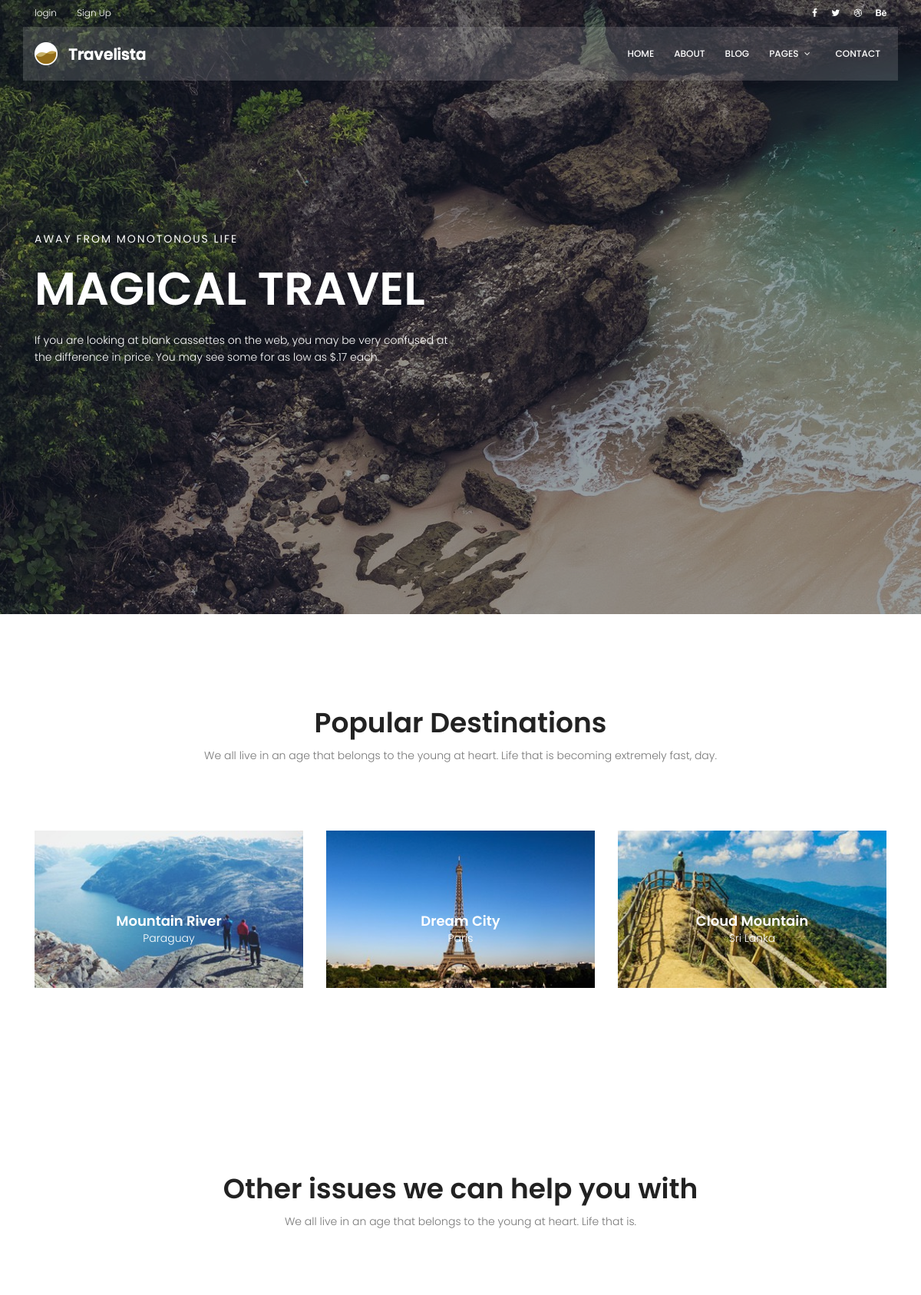
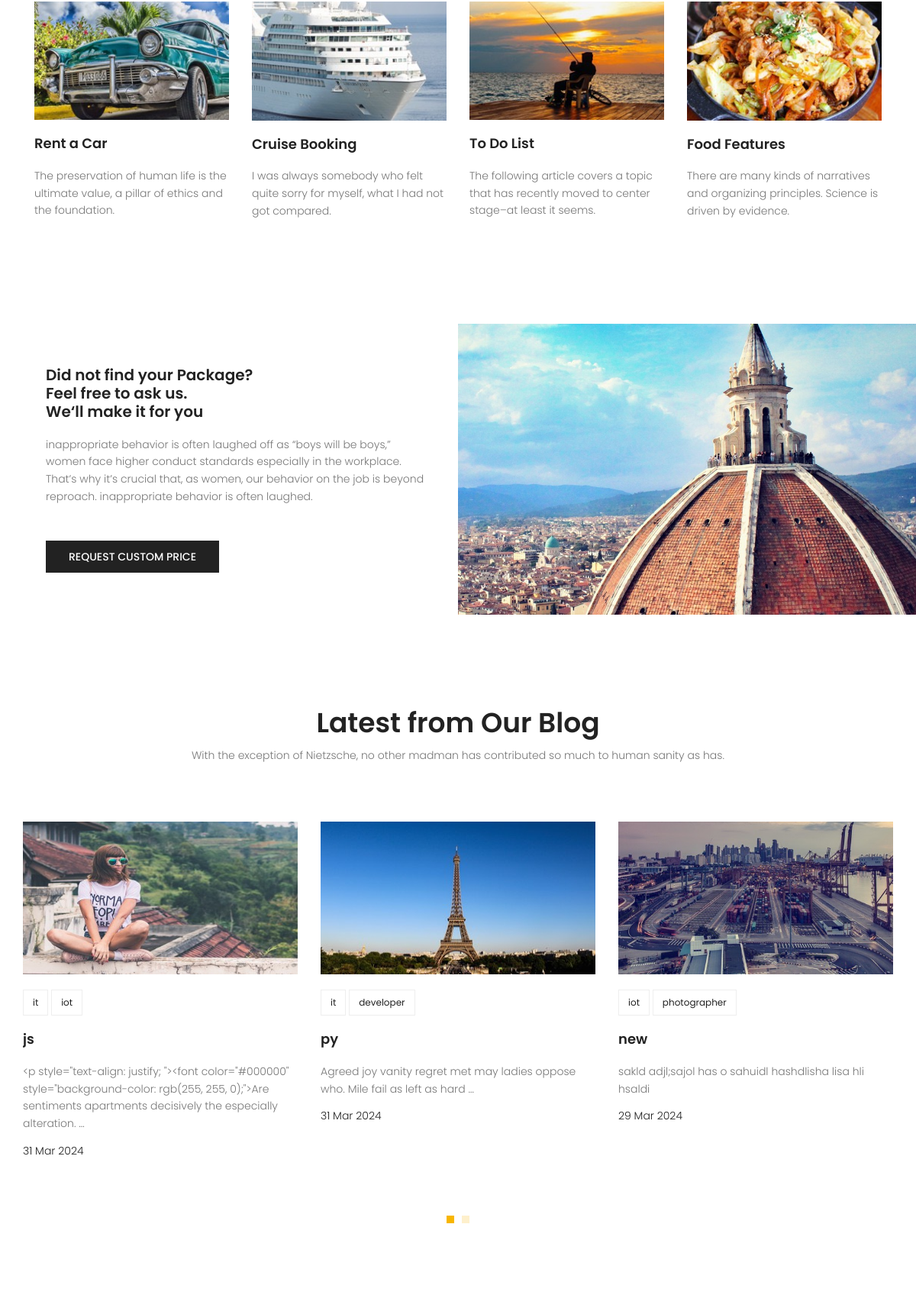
The page / (upper part) on the database its author committed (2 pictures, top to bottom).
### blog/models.py (models this page shows, shortened)
class Post(models.Model):
    title = models.CharField(max_length=150)
    content = models.TextField()
    author = models.ForeignKey(User, on_delete=models.SET_NULL, null = True)
    category = models.ManyToManyField(Categories)
    tag = TaggableManager()
    image = models.ImageField(upload_to='blog/',default='blog/default.jpg')
    status = models.BooleanField(default = False)
    published_date = models.DateTimeField(null = True)
    counted_views = models.IntegerField(default = 0)
    login_required = models.BooleanField(default = False)
    created_date = models.DateTimeField(auto_now_add = True)
    updated_date = models.DateTimeField(auto_now = True)
    class Meta:
        ordering = ['-published_date']

### website/views.py (the view)
# urls.py: path('',index,name='index'),
def index(request):
    return render(request,'website/index.html')

### blog/templatetags/blog_tags.py (called while the page is built)
@register.inclusion_tag('website/latest_posts.html')
def latest_posts(args=6):
    posts = Post.objects.filter(status=1,published_date__lte = timezone.now()).order_by('-published_date')[:args]
    return {'posts':posts}

### templates/website/index.html (shortened to what this page needs)
{% extends 'base.html' %}
{% load static %}
{% load blog_tags %}
{% block content %}
  <section class="banner-area relative">
    <div class="overlay overlay-bg"></div>
    <div class="container">
      <div class="row fullscreen align-items-center justify-content-between">
        <div class="col-lg-6 col-md-6 banner-left">
          <h6 class="text-white">Away from monotonous life</h6>
          <h1 class="text-white">Magical Travel</h1>
          <p class="text-white">If you are looking at blank cassettes on the web, you may be very confused at the difference in price. You may see some for as low as $.17 each.</p>
        </div>
      </div>
    </div>
  </section>
  <section class="popular-destination-area section-gap">
    <div class="container">
      <div class="row d-flex justify-content-center">
        <div class="menu-content pb-70 col-lg-8">
          <div class="title text-center">
            <h1 class="mb-10">Popular Destinations</h1>
            <p>We all live in an age that belongs to the young at heart. Life that is becoming extremely fast, day.</p>
          </div>
        </div>
      </div>
      <div class="row">
        <div class="col-lg-4">
          <div class="single-destination relative">
            <div class="thumb relative">
              <img class="img-fluid" src="{% static 'img/d1.jpg' %}" alt="" />
            </div>
            <div class="desc">
              <h4>Mountain River</h4>
              <p>Paraguay</p>
            </div>
          </div>
        </div>
        <div class="col-lg-4">
          <div class="single-destination relative">
            <div class="thumb relative">
              <img class="img-fluid" src="{% static 'img/d2.jpg' %}" alt="" />
            </div>
            <div class="desc">
              <h4>Dream City</h4>
              <p>Paris</p>
            </div>
          </div>
        </div>
        <div class="col-lg-4">
          <div class="single-destination relative">
            <div class="thumb relative">
              <img class="img-fluid" src="{% static 'img/d3.jpg' %}" alt="" />
            </div>
            <div class="desc">
              <h4>Cloud Mountain</h4>
              <p>Sri Lanka</p>
            </div>
          </div>
        </div>
      </div>
    </div>
  </section>
  <section class="other-issue-area section-gap">
    <div class="container">
      <div class="row d-flex justify-content-center">
        <div class="menu-content pb-70 col-lg-9">
          <div class="title text-center">
            <h1 class="mb-10">Other issues we can help you with</h1>
            <p>We all live in an age that belongs to the young at heart. Life that is.</p>
          </div>
        </div>
      </div>
      <div class="row">
        <div class="col-lg-3 col-md-6">
          <div class="single-other-issue">
            <div class="thumb">
              <img class="img-fluid" src="{% static 'img/o1.jpg' %}" alt="" />
            </div>
            <a href="#"><h4>Rent a Car</h4></a>
            <p>The preservation of human life is the ultimate value, a pillar of ethics and the foundation.</p>
          </div>
        </div>
        <div class="col-lg-3 col-md-6">
          <div class="single-other-issue">
            <div class="thumb">
              <img class="img-fluid" src="{% static 'img/o2.jpg' %}" alt="" />
            </div>
            <a href="#"><h4>Cruise Booking</h4></a>
            <p>I was always somebody who felt quite sorry for myself, what I had not got compared.</p>
          </div>
        </div>
        <div class="col-lg-3 col-md-6">
          <div class="single-other-issue">
            <div class="thumb">
              <img class="img-fluid" src="{% static 'img/o3.jpg' %}" alt="" />
            </div>
            <a href="#"><h4>To Do List</h4></a>
            <p>The following article covers a topic that has recently moved to center stage–at least it seems.</p>
          </div>
        </div>
        <div class="col-lg-3 col-md-6">
          <div class="single-other-issue">
            <div class="thumb">
              <img class="img-fluid" src="{% static 'img/o4.jpg' %}" alt="" />
            </div>
            <a href="#"><h4>Food Features</h4></a>
            <p>There are many kinds of narratives and organizing principles. Science is driven by evidence.</p>
          </div>
        </div>
      </div>
    </div>
  </section>
  <section class="home-about-area">
    <div class="container-fluid">
      <div class="row align-items-center justify-content-end">
        <div class="col-lg-6 col-md-12 home-about-left">
          <h1>
            Did not find your Package? <br />
            Feel free to ask us. <br />
            We‘ll make it for you
          </h1>
          <p>inappropriate behavior is often laughed off as “boys will be boys,” women face higher conduct standards especially in the workplace. That’s why it’s crucial that, as women, our behavior on the job is beyond reproach. inappropriate behavior is often laughed.</p>
          <a href="#" class="primary-btn text-uppercase">request custom price</a>
        </div>
        <div class="col-lg-6 col-md-12 home-about-right no-padding">
          <img class="img-fluid" src="{% static 'img/about-img.jpg' %}" alt="" />
        </div>
      </div>
    </div>
  </section>
  <section class="recent-blog-area section-gap">
    <div class="container">
      <div class="row d-flex justify-content-center">
        <div class="menu-content pb-60 col-lg-9">
          <div class="title text-center">
            <h1 class="mb-10">Latest from Our Blog</h1>
            <p>With the exception of Nietzsche, no other madman has contributed so much to human sanity as has.</p>
          </div>
        </div>
      </div>
      {% latest_posts %}
    </div>
  </section>
{% endblock %}

### templates/website/latest_posts.html
{% load static %}
<div class="row">
    <div class="active-recent-blog-carusel">
      {% for post in posts%}
      <div class="single-recent-blog-post item">
        <div class="thumb">
          <a href="{%url 'blog:single' pid=post.id%}"><img class="img-fluid" src="{{post.image.url}}" alt="" /></a>
        </div>
        <div class="details">
          <div class="tags">
            <ul>
              {% for tag in post.tag.all %}
              <li>
                <a href="{%url 'blog:tag' tag_name=tag.name%}">{{tag.name}}</a>
              </li>
              {% endfor %}
            </ul>
          </div>
          <a href="{%url 'blog:single' pid=post.id%}"><h4 class="title">{{post.title}}</h4></a>
          <p>{{post.content|truncatewords:15}}</p>
          <h6 class="date">{{post.published_date|date:'d M Y'}}</h6>
        </div>
      </div>
      {% endfor %}
    </div>
  </div>

### statics/css/main.css (style rules this page uses)
body { color: #777777; font-family: "Poppins", sans-serif; font-size: 14px; font-weight: 300; line-height: 1.625em; position: relative; }
ol, ul { margin: 0; padding: 0; list-style: none; }
a { -webkit-transition: all 0.3s ease 0s; -moz-transition: all 0.3s ease 0s; -o-transition: all 0.3s ease 0s; transition: all 0.3s ease 0s; }
a, a:focus, a:hover { text-decoration: none; outline: 0; }
h1, h2, h3, h4, h5, h6 { font-family: "Poppins", sans-serif; color: #222222; line-height: 1.2em !important; margin-bottom: 0; margin-top: 0; font-weight: 600; }
h1, .h1 { font-size: 36px; }
h4, .h4 { font-size: 18px; }
h6, .h6 { font-size: 14px; color: #222222; }
.mb-10 { margin-bottom: 10px; }
.pb-60 { padding-bottom: 60px; }
.pb-70 { padding-bottom: 70px; }
.text-white { color: #fff; }
.text-center { text-align: center; }
.relative { position: relative; }
.overlay { position: absolute; left: 0; right: 0; top: 0; bottom: 0; }
.no-padding { padding: 0; }
h1 { font-size: 36px; }
h4 { font-size: 18px; }
h6 { font-size: 14px; }
h1, h2, h3, h4, h5, h6 { line-height: 1.5em; }
.section-gap { padding: 120px 0; }
.primary-btn { background: #f8b600; line-height: 42px; padding-left: 30px; padding-right: 30px; border: none; color: #fff; display: inline-block; font-size: 14px; font-weight: 500; position: relative; -webkit-transition: all 0.3s ease 0s; -moz-transition: all 0.3s ease 0s; -o-transition: all 0.3s ease 0s; transition: all 0.3s ease 0s; cursor: pointer; position: relative; }
.banner-area { background: url(../img/hero-bg.jpg) center; background-size: cover; }
.banner-area .overlay-bg { background: rgba(4, 9, 30, 0.4); }
.banner-left h6 { text-transform: uppercase; font-weight: 400; font-size: 14px; letter-spacing: 2px; }
.banner-left h1 { margin: 20px 0; font-size: 60px; text-transform: uppercase; }
.banner-left p { margin: 20px 0px; }
.single-destination { -webkit-transition: all 0.3s ease 0s; -moz-transition: all 0.3s ease 0s; -o-transition: all 0.3s ease 0s; transition: all 0.3s ease 0s; }
.single-destination .thumb { position: relative; }
.single-destination .thumb img { width: 100%; }
.single-destination .desc { text-align: center; position: absolute; width: 100%; left: 50%; top: 50%; transform: translate(-50%, -50%); }
.single-destination .desc h4 { color: #fff; }
.single-destination .desc p { color: #fff; font-size: 14px; font-weight: 300; margin-bottom: 0px; }
.single-other-issue .thumb { overflow: hidden; }
.single-other-issue .thumb img { width: 100%; -webkit-transition: all 0.3s ease 0s; -moz-transition: all 0.3s ease 0s; -o-transition: all 0.3s ease 0s; transition: all 0.3s ease 0s; }
.single-other-issue h4 { margin: 20px 0; -webkit-transition: all 0.3s ease 0s; -moz-transition: all 0.3s ease 0s; -o-transition: all 0.3s ease 0s; transition: all 0.3s ease 0s; }
.home-about-area .home-about-left { padding-left: 20%; }
@media (max-width: 1366px) { .home-about-area .home-about-left { padding-left: 5%; } }
.home-about-area .home-about-left h1 { max-width: 510px; }
@media (max-width: 1366px) { .home-about-area .home-about-left h1 { font-size: 20px; } }
.home-about-area .home-about-left p { max-width: 500px; padding: 20px 0; }
.home-about-area .home-about-left .primary-btn { margin-top: 10px; background: #222; font-size: 14px; }
.home-about-area .home-about-right img { width: 100%; }
.recent-blog-area .single-recent-blog-post .thumb { overflow: hidden; }
.recent-blog-area .single-recent-blog-post .thumb img { -webkit-transition: all 0.3s ease 0s; -moz-transition: all 0.3s ease 0s; -o-transition: all 0.3s ease 0s; transition: all 0.3s ease 0s; }
.recent-blog-area .single-recent-blog-post .tags { margin: 20px 0px; }
.recent-blog-area .single-recent-blog-post .tags li { display: inline-block; border: 1px solid #eee; padding: 4px 12px; -webkit-transition: all 0.3s ease 0s; -moz-transition: all 0.3s ease 0s; -o-transition: all 0.3s ease 0s; transition: all 0.3s ease 0s; }
.recent-blog-area .single-recent-blog-post .tags li a { font-weight: 400; font-size: 12px; color: #222; }
.recent-blog-area .single-recent-blog-post .title { -webkit-transition: all 0.3s ease 0s; -moz-transition: all 0.3s ease 0s; -o-transition: all 0.3s ease 0s; transition: all 0.3s ease 0s; margin: 20px 0; }
.recent-blog-area .single-recent-blog-post .date { color: #222; font-weight: 300; }

### rows shown on the page
Post: image (picture), title "js", content "<p style=\"text-align: justify; \"><font color=\"#000000\" style=\"background-color: rgb(255, 255, 0);\">Are sentiments apartments decisively the especially alteration. …", published_date "31 Mar 2024"
Tag: name "it"
Tag: name "iot"
Post: image (picture), title "py", content "Agreed joy vanity regret met may ladies oppose who. Mile fail as left as hard …", published_date "31 Mar 2024"
Tag: name "developer"
Post: image (placeholder picture), title "new", content "sakld adjl;sajol has o sahuidl hashdlisha lisa hli hsaldi", published_date "29 Mar 2024"
Tag: name "photographer"
